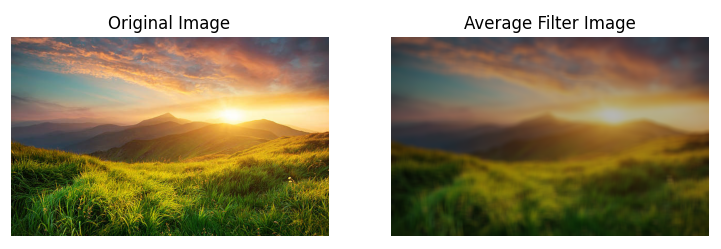
#> input picture image.png, 721 x 249 px, given in place of image.jpg, which was not available
$ python 'SMOOTHING FILTERS.py'
#> lines starting #> are read from the running program, lines starting #| are printed output that depends on the picture; pictures that were not available may be replaced by others from this repository, and a replacement may not be noted

###Developed By :Shaik Shoaib Nawaz
###Register Number:212222240094
### Smoothing Filters
# In[1]:Using Averaging Filter


import cv2
import matplotlib.pyplot as plt
import numpy as np

# Load the image
image1 = cv2.imread("path/to/your/image.jpg")
#> image1 is the input picture: shape (249, 721, 3); mean B, G, R 113.6, 144.4, 154.6

# Convert the image to grayscale
image2 = cv2.cvtColor(image1, cv2.COLOR_BGR2GRAY)
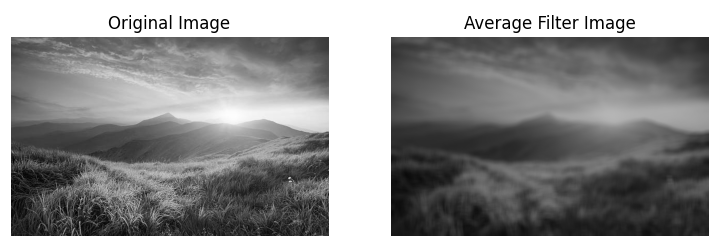
#> image2: shape (249, 721); min 0, max 255, mean 143.9

# Create the averaging kernel
kernel = np.ones((3, 3)) / 9  # 3x3 kernel with all elements equal to 1/9

# Apply the averaging filter
image3 = cv2.filter2D(image2, -1, kernel)
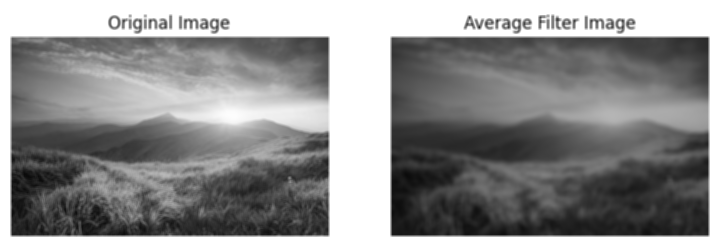
#> image3: shape (249, 721); min 10, max 255, mean 143.9

# Create the figure and subplots
plt.figure(figsize=(10, 5))

# Display the original image
plt.subplot(1, 2, 1)
plt.imshow(image2, cmap='gray')
plt.title("Original Image")
plt.axis("off")

# Display the filtered image
plt.subplot(1, 2, 2)
plt.imshow(image3, cmap='gray')
plt.title("Averaged Image")
plt.axis("off")

# Show the plot
plt.show()
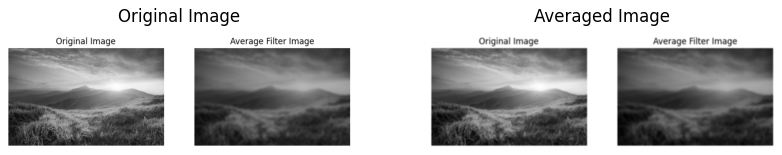
#> figure drawn by matplotlib, 2 panels


# In[2]:Using Weighted Averaging Filter


import cv2
import matplotlib.pyplot as plt
import numpy as np

# Load the image
image1 = cv2.imread("Desktop/dipt/Implementation-of-filter/nature.jpg")
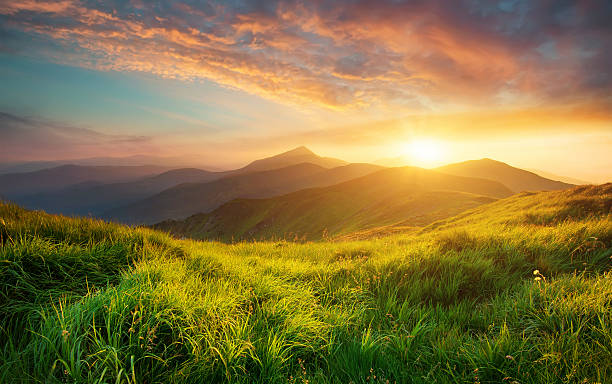
#> input picture nature.jpg, 612 x 384 px, found by its file name
#> image1 is the input picture: shape (384, 612, 3); mean B, G, R 66.6, 117.5, 134.5

# Convert the image to grayscale
image2 = cv2.cvtColor(image1, cv2.COLOR_BGR2GRAY)
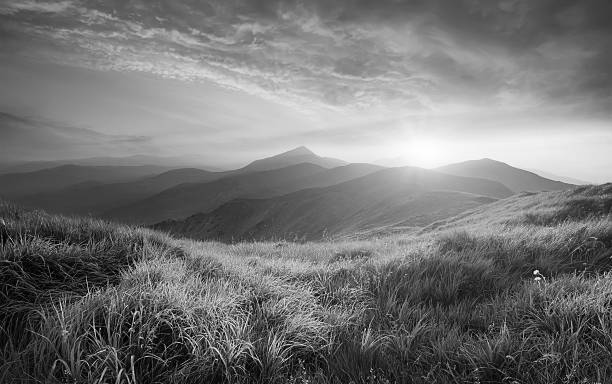
#> image2: shape (384, 612); min 0, max 254, mean 116.8

# Create the weighted averaging kernel
kernel1 = np.array([[1, 2, 1],
                    [2, 4, 2],
                    [1, 2, 1]]) / 16  # Normalized weights for better visualization

# Apply the weighted averaging filter
image3 = cv2.filter2D(image2, -1, kernel1)
#> image3: shape (384, 612)

# Create the figure and subplots
plt.figure(figsize=(8, 8))

# Display the original image
plt.subplot(1, 2, 1)
plt.imshow(image2, cmap='gray')
plt.title("Original Image")
plt.axis("off")

# Display the filtered image
plt.subplot(1, 2, 2)
plt.imshow(image3, cmap='gray')
plt.title("Weighted Average Filter Image")
plt.axis("off")

# Show the plot
plt.show()


# In[3]:Using Gaussian Filter


import cv2
import matplotlib.pyplot as plt
import numpy as np

# Load the image
image1 = cv2.imread("Desktop/dipt/Implementation-of-filter/nature.jpg")

# Convert the image to grayscale
image2 = cv2.cvtColor(image1, cv2.COLOR_BGR2GRAY)

# Apply Gaussian blur with a kernel size of 5x5 and sigmaX (standard deviation) of 0 (calculated automatically)
gaussian_blur = cv2.GaussianBlur(image2, (5, 5), 0)

# Create the figure and subplots
plt.figure(figsize=(8, 8))

# Display the original image
plt.subplot(1, 2, 1)
plt.imshow(image2, cmap='gray')
plt.title("Original Image")
plt.axis("off")

# Display the Gaussian blurred image
plt.subplot(1, 2, 2)
plt.imshow(gaussian_blur, cmap='gray')
plt.title("Gaussian Blur")
plt.axis("off")

# Show the plot
plt.show()


# In[4]:Using Median Filter


import cv2
import matplotlib.pyplot as plt
import numpy as np

# Load the image
image1 = cv2.imread("Desktop/dipt/Implementation-of-filter/nature.jpg")

# Convert the image to grayscale
image2 = cv2.cvtColor(image1, cv2.COLOR_BGR2GRAY)

# Apply median filter with a kernel size of 3x3
median = cv2.medianBlur(image2, 3)
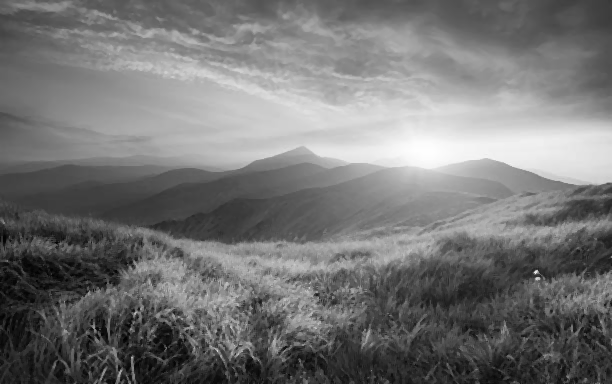
#> median: shape (384, 612); min 1, max 254, mean 116.3

# Create the figure and subplots
plt.figure(figsize=(8, 8))

# Display the original image
plt.subplot(1, 2, 1)
plt.imshow(image2, cmap='gray')
plt.title("Original Image")
plt.axis("off")

# Display the median filtered image
plt.subplot(1, 2, 2)
plt.imshow(median, cmap='gray')
plt.title("Median Filter")
plt.axis("off")

# Show the plot
plt.show()
